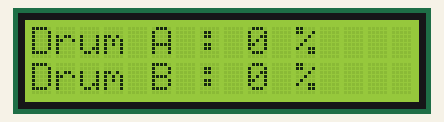
This sketch was run on a simulated ESP8266 (NodeMCU). Shown: 16×2 character LCD. WiFi joins after 1.5 s; servers stay silent unless stated; what the sketch prints to the serial monitor is not drawn.

Above: at 1.8 s.

Measured:
- what the display in image 0 shows lasts 10.0 s, from 1.7 s to 11.7 s

The sketch:

WaterLevel_Admin.ino
```cpp
#include <FirebaseArduino.h>
#include <ESP8266WiFi.h>
#include <LiquidCrystal_I2C.h>
#include <Wire.h>

// DEFINE LCD I2C
LiquidCrystal_I2C lcd = LiquidCrystal_I2C(0x27, 16, 2);

// DEFINE FIREBASE
#define FIREBASE_HOST "abdimas2020-bd25f.firebaseio.com"
#define FIREBASE_AUTH "sRNmQjMMgPFsrhTKVKqn36VOB7RaioljJX7SxX9J"
#define WIFI_SSID "Redmi Note 9 Pro"
#define WIFI_PASSWORD "shamballa"

void setup() {
  Serial.begin(115200);

  // LCD I2C
  Wire.begin(D2, D1); // D2 = SDA, D1 = SCL

  lcd.begin();

  // CONNECT TO WIFI
  WiFi.begin(WIFI_SSID, WIFI_PASSWORD);
  Serial.print("connecting");
  while (WiFi.status() != WL_CONNECTED) {
    Serial.print(".");
    delay(500);
  }
  Serial.println();
  Serial.print("connected: ");
  Serial.println(WiFi.localIP());

  Firebase.begin(FIREBASE_HOST, FIREBASE_AUTH);
}

void loop() {
  lcd.clear();
  int drumAInt, drumBInt;
  float drumA, drumB;
  String path = "/";

  // FETCH ALL
  FirebaseObject object = Firebase.get(path);

  // EXTRACT FROM ALL
  drumA = object.getFloat("Persen/drumA");
  drumB = object.getFloat("Persen/drumB");

  // CONVERT
  drumAInt = int(drumA);
  drumBInt = int(drumB);

  // PRINT TO LCD
  lcd.setCursor(0,0);
  lcd.print("Drum A : ");
  lcd.print(drumAInt);
  lcd.print(" %");
  lcd.setCursor(0,1);
  lcd.print("Drum B : ");
  lcd.print(drumBInt);
  lcd.print(" %");

  delay(10000);
}
```
